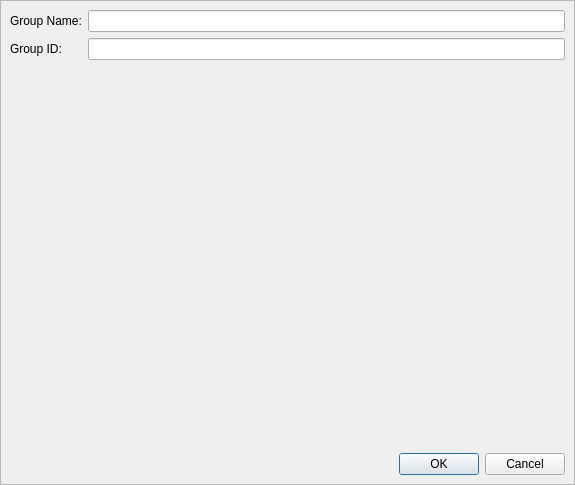
<?xml version="1.0" encoding="UTF-8"?>
<ui version="4.0">
 <class>CreateGroup</class>
 <widget class="QDialog" name="CreateGroup">
  <property name="geometry">
   <rect>
    <x>0</x>
    <y>0</y>
    <width>575</width>
    <height>485</height>
   </rect>
  </property>
  <property name="windowTitle">
   <string>Create a Group</string>
  </property>
  <layout class="QGridLayout" name="gridLayout_4">
   <property name="horizontalSpacing">
    <number>6</number>
   </property>
   <property name="verticalSpacing">
    <number>0</number>
   </property>
   <property name="margin">
    <number>0</number>
   </property>
   <item row="1" column="0">
    <widget class="QFrame" name="frame">
     <property name="frameShape">
      <enum>QFrame::StyledPanel</enum>
     </property>
     <property name="frameShadow">
      <enum>QFrame::Raised</enum>
     </property>
     <layout class="QVBoxLayout" name="verticalLayout">
      <item>
       <layout class="QGridLayout" name="gridLayout">
        <item row="0" column="0">
         <widget class="QLabel" name="groupLabel">
          <property name="text">
           <string>Group Name:</string>
          </property>
         </widget>
        </item>
        <item row="0" column="1">
         <widget class="QLineEdit" name="groupName">
          <property name="toolTip">
           <string>Enter a name for your group</string>
          </property>
         </widget>
        </item>
        <item row="1" column="0">
         <widget class="QLabel" name="groupId_LB">
          <property name="text">
           <string>Group ID:</string>
          </property>
         </widget>
        </item>
        <item row="1" column="1">
         <widget class="QLineEdit" name="groupId_LE">
          <property name="readOnly">
           <bool>true</bool>
          </property>
         </widget>
        </item>
       </layout>
      </item>
      <item>
       <widget class="FriendSelectionWidget" name="friendList" native="true">
        <property name="sizePolicy">
         <sizepolicy hsizetype="MinimumExpanding" vsizetype="MinimumExpanding">
          <horstretch>0</horstretch>
          <verstretch>0</verstretch>
         </sizepolicy>
        </property>
       </widget>
      </item>
      <item>
       <widget class="QDialogButtonBox" name="buttonBox">
        <property name="standardButtons">
         <set>QDialogButtonBox::Cancel|QDialogButtonBox::Ok</set>
        </property>
       </widget>
      </item>
     </layout>
    </widget>
   </item>
   <item row="0" column="0">
    <widget class="HeaderFrame" name="headerFrame"/>
   </item>
  </layout>
 </widget>
 <customwidgets>
  <customwidget>
   <class>HeaderFrame</class>
   <extends>QFrame</extends>
   <header>gui/common/HeaderFrame.h</header>
   <container>1</container>
  </customwidget>
  <customwidget>
   <class>FriendSelectionWidget</class>
   <extends>QWidget</extends>
   <header>gui/common/FriendSelectionWidget.h</header>
   <container>1</container>
  </customwidget>
 </customwidgets>
 <resources/>
 <connections/>
</ui>
